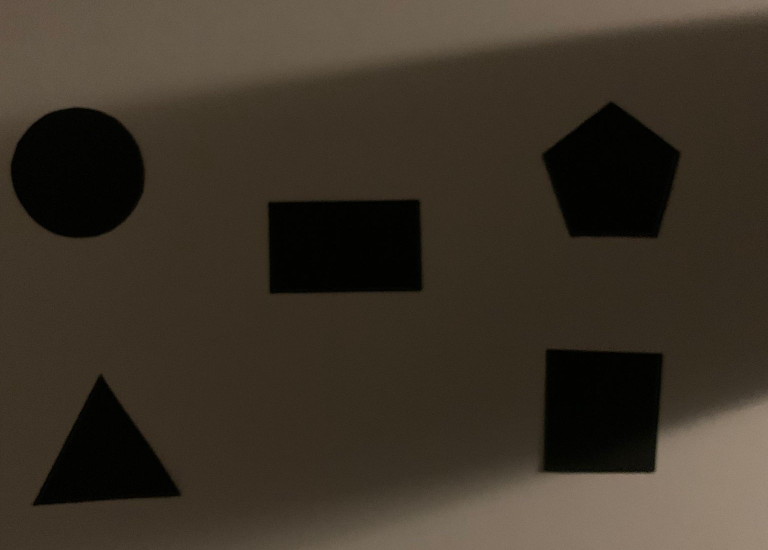
#> input picture Project/ShadedImage.jpeg, 1535 x 1100 px (shown at 1/2 size)
$ python GeometricShapeRecognitionShaded.py
#> lines starting #> are read from the running program, lines starting #| are printed output that depends on the picture; after the words box and inside, x2 and y2 are one past the last pixel; in counts of white or black regions, pixels touching at a corner belong together
import cv2 as cv
import numpy as np
img=cv.imread('ShadedImage.jpeg')
#> img is the input picture: shape (1100, 1535, 3); mean B, G, R 39.8, 51.3, 60
x=int(img.shape[1]*0.5)
#> x = 767
y=int(img.shape[0]*0.5)
#> y = 550
img=cv.resize(img,(x,y),interpolation=cv.INTER_AREA)
#> img: shape (550, 767, 3)
gray=cv.cvtColor(img,cv.COLOR_BGR2GRAY)
meanfilter=cv.blur(gray,(3,3),0)
meanfilter=meanfilter-40
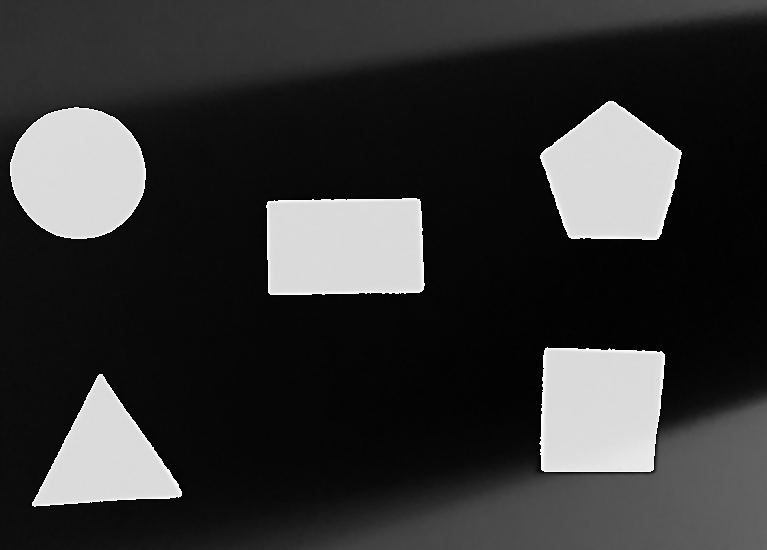
#> meanfilter: shape (550, 767); min 0, max 255, mean 53.6
for i in range (0,y):
    for j in range(0,x):
        meanfilter[i,j]=0 if meanfilter[i,j]>=200 else 255
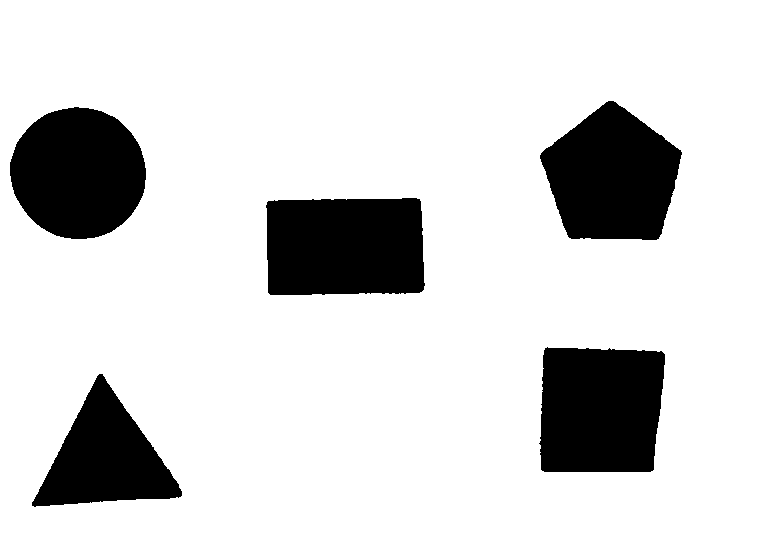
#> meanfilter: shape (550, 767); 84% white; 5 black regions, box (x1, y1, x2, y2) and area: (266, 198, 425, 295) 14713, (539, 347, 665, 472) 14443, (540, 101, 682, 240) 14001, (10, 107, 146, 239) 13985, (32, 374, 182, 507) 10169
thresh=cv.medianBlur(meanfilter,7)
#> thresh: shape (550, 767); 84.1% white; 5 black regions, box (x1, y1, x2, y2) and area: (267, 198, 424, 295) 14681, (540, 348, 665, 472) 14423, (540, 101, 681, 240) 13984, (10, 107, 146, 239) 13981, (33, 375, 182, 506) 10155
kernel=np.ones((9,9),np.uint8)
thresh=cv.morphologyEx(thresh,cv.MORPH_OPEN,kernel)
canny = cv.Canny(thresh,200,255)
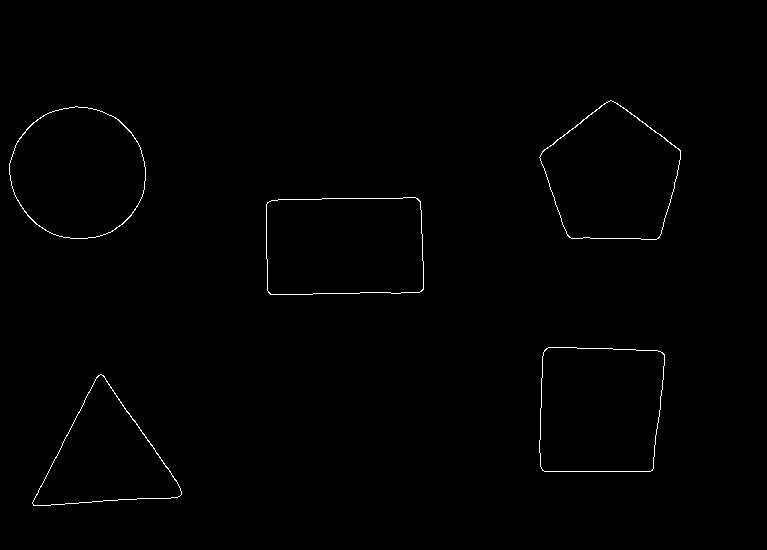
#> canny: shape (550, 767); 0.55% white in thin lines or dots, all inside (x1, y1, x2, y2) = (9, 100, 681, 506)
contours, hierarchy = cv.findContours(canny, cv.RETR_EXTERNAL, cv.CHAIN_APPROX_NONE)
#> contours = 5 contours; box (x1, y1, x2, y2) and area: (266, 197, 424, 295) 14685, (539, 347, 665, 472) 14449, (9, 106, 146, 239) 14010, (539, 100, 681, 240) 13968, (32, 374, 182, 506) 10117
cv.drawContours(img,contours,-1,(0,255,0),2)
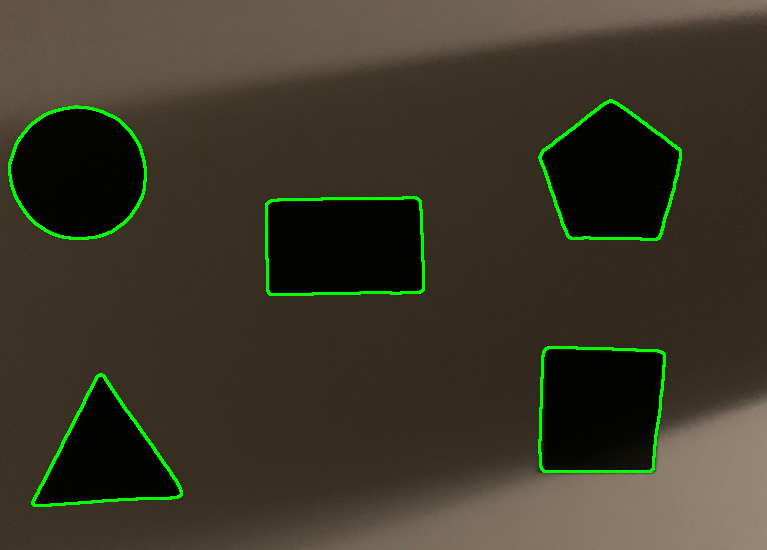
#> img: shape (550, 767, 3); mean B, G, R 39.3, 55.1, 59.2
for contour in contours:
    blankimg = np.zeros((img.shape[0], img.shape[1], 3), dtype='uint8')
    blankimg.fill(255)
    cv.drawContours(blankimg, contour, -1, (0, 0, 0), )
    blankimg = cv.cvtColor(blankimg, cv.COLOR_BGR2GRAY)
    corners = cv.goodFeaturesToTrack(blankimg, 100, 0.4, 10)
    corners = np.int0(corners)
    average = np.average(corners, axis=0)
    average = np.int0(average)
    x ,y = average.ravel()
    fontsize=0.8
    font=cv.FONT_HERSHEY_COMPLEX
    if len(corners) == 3:
      cv.putText(img, "Triangle", (x, y), font, fontsize,(0, 0, 255), 1)
    elif len(corners) == 4:
      cv.putText(img, "Rectangle", (x, y), font, fontsize, (0, 0, 255), 1)
    elif len(corners) == 5:
      cv.putText(img, "Pentagon", (x, y), font, fontsize, (0, 0, 255), 1)
    else:
      cv.putText(img, "Circle", (x, y), font, fontsize, (0, 0, 255), 1)
#> this loop made 5 passes
#> (corners, x, y) on passes 1 to 3: ([[34, 503], [179, 494], [101, 374]], 104, 457), ([[662, 354], [652, 470], [542, 470], [546, 350]], 600, 411), ([[270, 292], [421, 289], [267, 202], [419, 201]], 344, 246)
#> (x, y) on passes 4 to 5: (83, 169), (612, 174)
#> pass 1, `blankimg = cv.cvtColor(blankimg, cv.COLOR_BGR2GRAY)`:
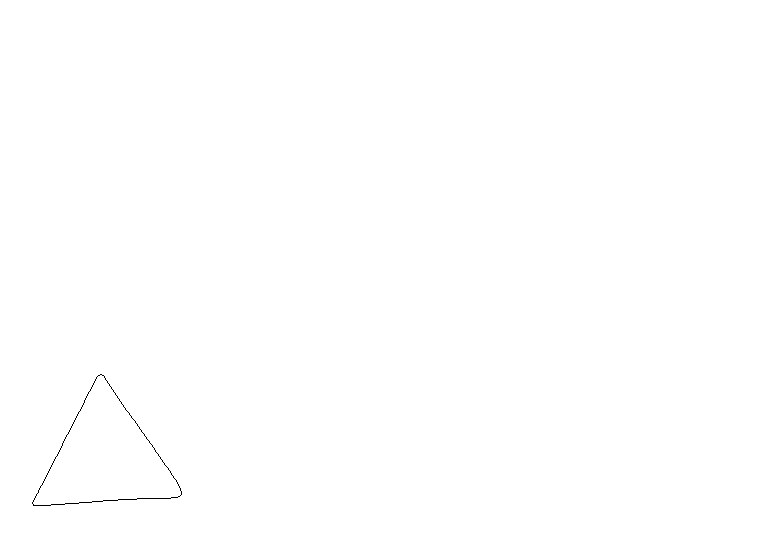
#> blankimg: shape (550, 767); 99.9% white; black in thin lines or dots, all inside (x1, y1, x2, y2) = (32, 374, 182, 506)
#> after the loop:
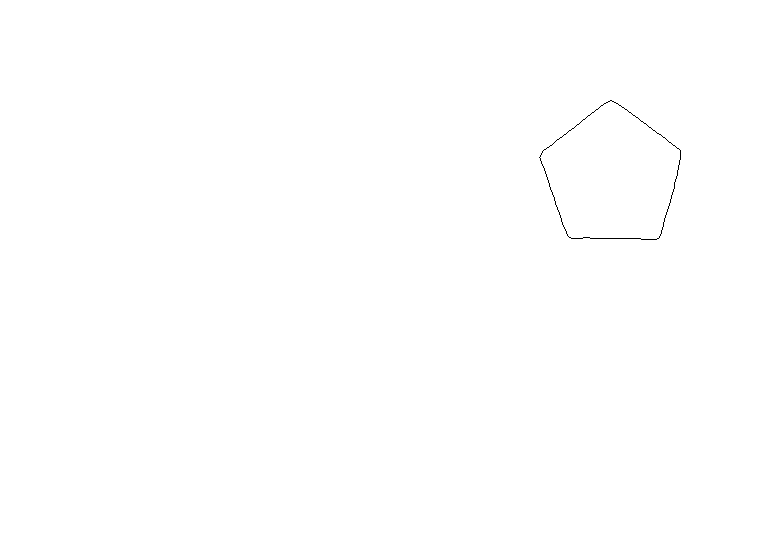
#> blankimg: shape (550, 767); 99.9% white; black in thin lines or dots, all inside (x1, y1, x2, y2) = (539, 100, 681, 240)
#> after the loop:
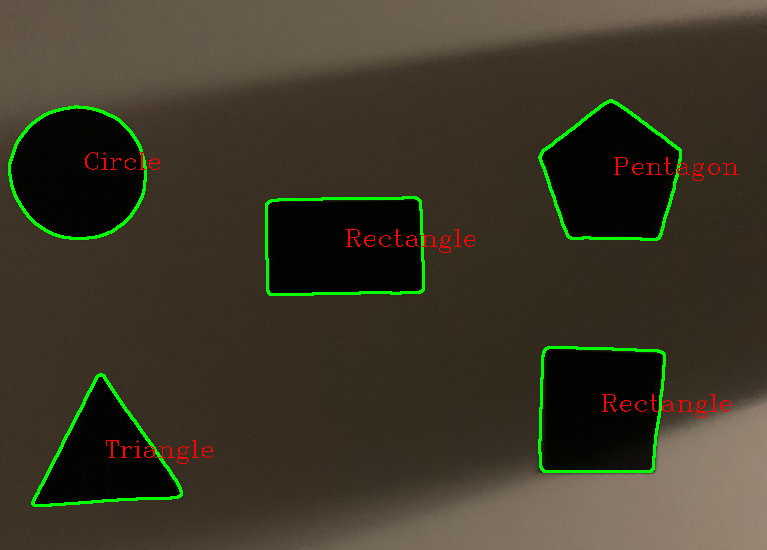
#> img: shape (550, 767, 3); 0.5% of pixels changed, all inside (x1, y1, x2, y2) = (85, 152, 739, 464)
cv.imshow('GeometricShapeRecognitonShaded',img)
cv.waitKey(0)
